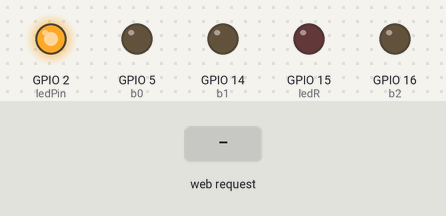
A sketch run on a simulated ESP8266 (NodeMCU). Parts: output pins drawn as LEDs (lit = HIGH). The inputs (shaded band) are chosen by the test bench. WiFi joins after 1.5 s; servers stay silent unless stated.

Above: at 3.8 s.
3.9 s: HTTP request GET /Drive received
At 4.8 s:
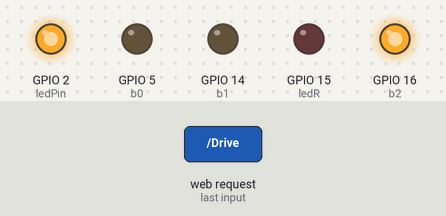
5.4 s: HTTP request GET /Reverse received
At 5.9 s:
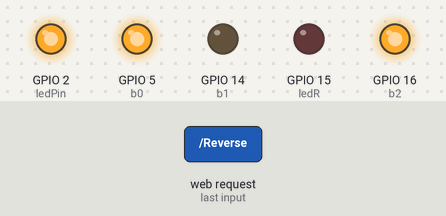
6.9 s: HTTP request GET /Faster received
At 8.1 s:
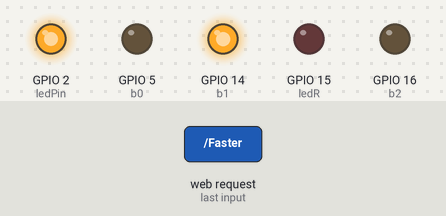
8.4 s: HTTP request GET /Slower received
At 9.4 s:
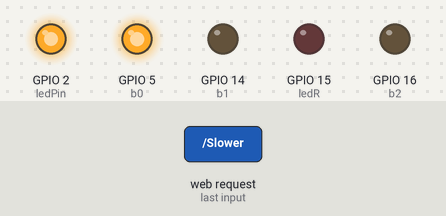
9.9 s: HTTP request GET /Left received
At 10.5 s:
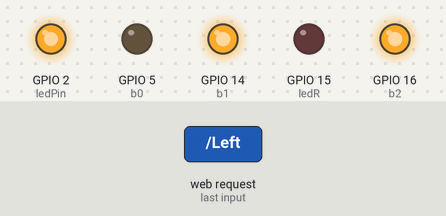
11.4 s: HTTP request GET /Right received
At 12.8 s:
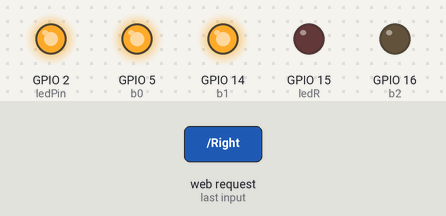
Timing chart, 0 to 13.9 s (numbered marks = the images above; inputs shaded):
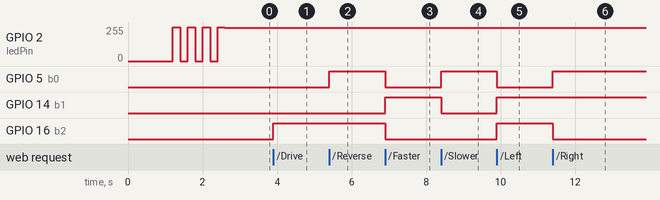

Measured:
- after the input at 3.9 s, GPIO 16 (b2): LOW → HIGH at once
- after the input at 5.4 s, GPIO 5 (b0): LOW → HIGH at once
- after the input at 6.9 s, GPIO 5 (b0), GPIO 16 (b2): HIGH → LOW at once; GPIO 14 (b1): LOW → HIGH at once
- after the input at 8.4 s, GPIO 5 (b0): LOW → HIGH at once; GPIO 14 (b1): HIGH → LOW at once
- after the input at 9.9 s, GPIO 5 (b0): HIGH → LOW at once; GPIO 14 (b1), GPIO 16 (b2): LOW → HIGH at once
- after the input at 11.4 s, GPIO 5 (b0): LOW → HIGH at once; GPIO 16 (b2): HIGH → LOW at once

The sketch:

ESP8266.ino
```cpp
#include <ESP8266WiFi.h>
#include <WiFiClient.h>
#include <ESP8266WebServer.h>

// Replace with your network credentials
const char* ssid = "Vectra-WiFi-260244";//type your ssid
const char* password = "vnet278750378";//type your password

ESP8266WebServer server(80);   //instantiate server at port 80 (http port)

String page = "";
int ledPin = 2; // onboard LED
int ledB = 12; // blue Led
int ledG = 13; // green Led
int ledR = 15; // red Led
//********************************************
int b2 = 16;
int b1 = 14;
int b0 = 5;

//*******************************************

void setup(void){
  //the HTML of the web page
  page = "<!DOCTYPE HTML>";
 page += "<html>";
 page += "<head>";
 page += "<style>";
 page += ".button {";
 page += "     background-color: #4CAF50;";
 page += "     border: none;";
 page += "     color: white;";
 page += "     padding: 60px 128px;";
 page += "     text-align: center;";
 page += "     text-decoration: none;";
 page += "     display: inline-block;";
 page += "     font-size: 16px;";
 page += "     margin: 4px 2px;";
 page += "    cursor: pointer;";
 page += "}";
 page += ".button3 {background-color: #f44336;} /* Red */";
 page += ".button4 {background-color: #f08CBA;} /* Blue */";
 page += "</style>";
 page += "</head>";
 page += "<body>";

 page += "<h1>Simple NodeMCU Web Server</h1>";
 page += "<p><a class=\"button4\" href=\"LEDOn\"><button>ON</button></a>&nbsp;<a class=\"button4\" href=\"LEDOff\"><button>OFF</button></a></p>";
 page += "<p><a class=\"button\" href=\"Drive\"><button>Drive</button></a>&nbsp;<a class=\"button\" href=\"Reverse\"><button>Reverse</button></a>&nbsp;<a class=\"button button3\" href=\"Stop\"><button>Stop</button></a></p>";
 page += "<p><a class=\"button\" href=\"Faster\"><button>Faster</button></a>&nbsp;<a class=\"button\" href=\"Slower\"><button>Slower</button></a></p>";
 page += "<p><a class=\"button\"href=\"Left\"><button>Left</button></a>&nbsp;<a class=\"button\" href=\"Right\"><button>Right</button></a></p>";

  //configure GPIO
  pinMode(b2, OUTPUT);
  pinMode(b1, OUTPUT);
  pinMode(b0, OUTPUT);
  pinMode(ledR, OUTPUT);

  //stop all engines
  digitalWrite(b2, LOW);
  digitalWrite(b1, LOW);
  digitalWrite(b0, LOW);

  delay(1000);

  WiFi.begin(ssid, password); //begin WiFi connection

  // Wait for connection
  while (WiFi.status() != WL_CONNECTED) {
          analogWrite(ledPin, 1);
      delay(200);
      analogWrite(ledPin, 1024);
      delay(200);
  }
analogWrite(ledPin, 1010);

  server.on("/", [](){
    server.send(200, "tex t/html", page);
  });
  server.on("/Drive", [](){
    server.send(200, "text/html", page);
    digitalWrite(b2, HIGH);
    digitalWrite(b1, LOW);
    digitalWrite(b0, LOW);
    delay(1000);
  });
  server.on("/Reverse", [](){
    server.send(200, "text/html", page);
    digitalWrite(b2, HIGH);
    digitalWrite(b1, LOW);
    digitalWrite(b0, HIGH);
    delay(1000);
  });
  server.on("/Faster", [](){
    server.send(200, "text/html", page);
    digitalWrite(b2, LOW);
    digitalWrite(b1, HIGH);
    digitalWrite(b0, LOW);
    delay(1000);
  });
  server.on("/Slower", [](){
    server.send(200, "text/html", page);
    digitalWrite(b2, LOW);
    digitalWrite(b1, LOW);
    digitalWrite(b0, HIGH);
    delay(1000);
  });
  server.on("/Left", [](){
    server.send(200, "text/html", page);
    digitalWrite(b2, HIGH);
    digitalWrite(b1, HIGH);
    digitalWrite(b0, LOW);
    delay(1000);
  });
  server.on("/Right", [](){
    server.send(200, "text/html", page);
    digitalWrite(b2, LOW);
    digitalWrite(b1, HIGH);
    digitalWrite(b0, HIGH);
    delay(1000);
  });
  server.on("/Stop", [](){
    server.send(200, "text/html", page);
    digitalWrite(b2, LOW);
    digitalWrite(b1, LOW);
    digitalWrite(b0, LOW);
    delay(1000);
  });
  server.on("/LEDOn", [](){
    server.send(200, "text/html", page);
    digitalWrite(ledR, HIGH);
    delay(1000);
  });
  server.on("/LEDOff", [](){
    server.send(200, "text/html", page);
    digitalWrite(ledR, LOW);
    delay(1000);
  });
  server.begin();
}

void loop(void){
  server.handleClient();
}
```
